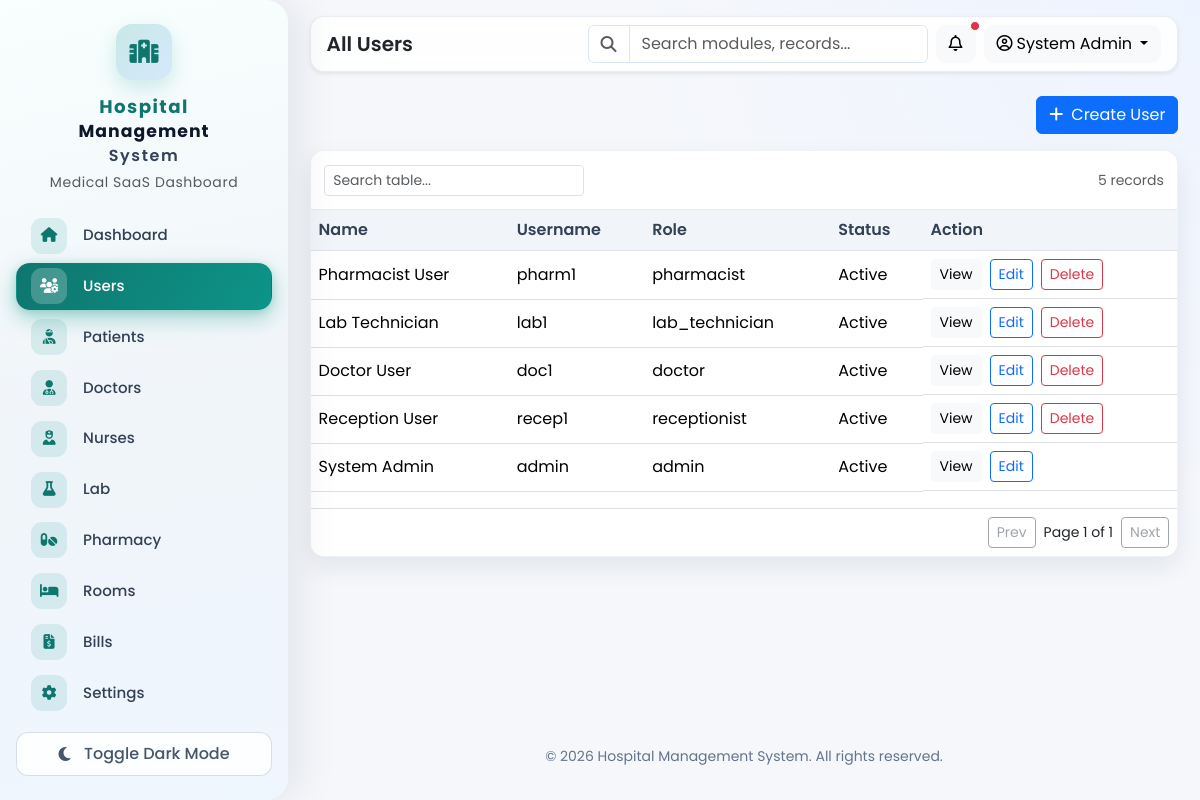
The page /admin/users.php (signed in) on the database its author committed.
### tables this page shows
CREATE TABLE users (
    id INT AUTO_INCREMENT PRIMARY KEY,
    username VARCHAR(100) UNIQUE NOT NULL,
    password_hash VARCHAR(255) NOT NULL,
    role ENUM('admin','receptionist','doctor','lab_technician','pharmacist') NOT NULL,
    full_name VARCHAR(150) NOT NULL,
    is_active TINYINT(1) DEFAULT 1,
    created_at TIMESTAMP DEFAULT CURRENT_TIMESTAMP
);

### includes/auth.php (called while the page is built, shortened)
<?php
function current_user(): ?array
{
    return $_SESSION['user'] ?? null;
}
function e(?string $value): string
{
    return htmlspecialchars((string) $value, ENT_QUOTES, 'UTF-8');
}

### admin/users.php (the view, shortened to what this page needs)
<?php
require_once __DIR__ . '/../includes/workflow.php';
$pageTitle = 'All Users';
$rows = $pdo->query("SELECT id, full_name, username, role, is_active FROM users ORDER BY id DESC")->fetchAll();
include __DIR__ . '/../includes/header.php';
?>
<div class="d-flex justify-content-end mb-3">
    <a class="btn btn-primary" href="<?= BASE_URL ?>/admin/create.php"><i class="fa-solid fa-plus me-2"></i>Create User</a>
</div>
<table>
    <tr><th>Name</th><th>Username</th><th>Role</th><th>Status</th><th>Action</th></tr>
    <?php foreach ($rows as $row): ?>
        <tr>
            <td><?= e($row['full_name']) ?></td>
            <td><?= e($row['username']) ?></td>
            <td><?= e($row['role']) ?></td>
            <td><?= (int) $row['is_active'] === 1 ? 'Active' : 'Inactive' ?></td>
            <td class="d-flex gap-2">
                <a class="btn btn-light btn-sm" href="<?= BASE_URL ?>/admin/edit.php?id=<?= (int) $row['id'] ?>">View</a>
                <a class="btn btn-outline-primary btn-sm" href="<?= BASE_URL ?>/admin/edit.php?id=<?= (int) $row['id'] ?>">Edit</a>
                <?php if ((int) $row['id'] !== (int) current_user()['id']): ?>
                    <button
                        type="button"
                        class="btn btn-outline-danger btn-sm btn-delete"
                        data-id="<?= (int) $row['id'] ?>"
                        data-action="<?= BASE_URL ?>/admin/users.php"
                        data-message="Deactivate this user account?"
                    >Delete</button>
                <?php endif; ?>
            </td>
        </tr>
    <?php endforeach; ?>
</table>
<?php include __DIR__ . '/../includes/footer.php'; ?>

### includes/header.php (shortened to what this page needs)
<?php
require_once __DIR__ . '/auth.php';
$user = current_user();
$pageTitle = $pageTitle ?? APP_NAME;
?>
<!doctype html>
<html lang="en">
<head>
    <link href="https://cdn.jsdelivr.net/npm/bootstrap@5.3.3/dist/css/bootstrap.min.css" rel="stylesheet">
    <link rel="stylesheet" href="https://cdnjs.cloudflare.com/ajax/libs/font-awesome/6.5.2/css/all.min.css">
    <link rel="stylesheet" href="<?= BASE_URL ?>/assets/css/style.css">
</head>
<body data-bs-theme="light">
<div class="app-layout app-layout-dashboard" id="appShell">
    <?php include __DIR__ . '/sidebar.php'; ?>
    <main class="main-content flex-grow-1">
        <header class="topbar app-topbar card border-0 shadow-sm mb-4">
            <div class="card-body py-2 px-3 d-flex flex-wrap align-items-center gap-3 justify-content-between">
                <div class="d-flex align-items-center gap-2">
                    <h1 class="h5 mb-0 fw-semibold"><?= e($pageTitle) ?></h1>
                </div>
                <div class="d-flex align-items-center gap-2 flex-grow-1 justify-content-end">
                    <div class="input-group top-search d-none d-md-flex">
                        <span class="input-group-text bg-white"><i class="fa-solid fa-magnifying-glass text-muted"></i></span>
                        <input type="search" class="form-control" placeholder="Search modules, records...">
                    </div>
                    <button class="btn btn-light position-relative top-icon-btn" type="button">
                        <i class="fa-regular fa-bell"></i>
                        <span class="position-absolute top-0 start-100 translate-middle p-1 bg-danger border border-light rounded-circle"></span>
                    </button>
                    <div class="dropdown">
                        <button class="btn btn-light dropdown-toggle profile-btn" data-bs-toggle="dropdown" type="button">
                            <i class="fa-regular fa-circle-user me-1"></i><?= e($user['full_name'] ?? 'Guest') ?>
                        </button>
                    </div>
                </div>
            </div>
        </header>
        <div class="toast-container position-fixed top-0 end-0 p-3" id="toastContainer">
        </div>
        <div class="content-panel">

### includes/sidebar.php (shortened to what this page needs)
<?php
$role = current_user()['role'] ?? '';
$currentPath = parse_url($_SERVER['REQUEST_URI'] ?? '', PHP_URL_PATH) ?: '';
$appTitleWords = preg_split('/\s+/', trim(APP_NAME), -1, PREG_SPLIT_NO_EMPTY) ?: [APP_NAME];
$links = [
    'admin' => [
        ['Dashboard', '/admin/dashboard.php', 'fa-solid fa-house'],
        ['Users', '/admin/users.php', 'fa-solid fa-users-gear'],
        ['Patients', '/receptionist/view.php', 'fa-solid fa-user-injured'],
        ['Doctors', '/admin/doctors.php', 'fa-solid fa-user-doctor'],
        ['Nurses', '/admin/nurses.php', 'fa-solid fa-user-nurse'],
        ['Lab', '/lab/view.php', 'fa-solid fa-flask'],
        ['Pharmacy', '/pharmacy/view.php', 'fa-solid fa-pills'],
        ['Rooms', '/admissions/view.php', 'fa-solid fa-bed'],
        ['Bills', '/billing/view.php', 'fa-solid fa-file-invoice-dollar'],
        ['Settings', '/admin/create.php', 'fa-solid fa-cog'],
    ],
    'receptionist' => [
        ['Dashboard', '/receptionist/dashboard.php', 'fa-solid fa-house'],
        ['Patients', '/receptionist/view.php', 'fa-solid fa-user-injured'],
        ['Admissions', '/admissions/view.php', 'fa-solid fa-bed-pulse'],
        ['Billing', '/billing/view.php', 'fa-solid fa-file-invoice-dollar'],
    ],
    'doctor' => [
        ['Dashboard', '/doctor/dashboard.php', 'fa-solid fa-house'],
        ['Assigned Patients', '/doctor/view.php', 'fa-solid fa-user-injured'],
        ['Diagnose', '/doctor/view.php', 'fa-solid fa-notes-medical'],
        ['Lab Requests', '/doctor/lab_requests.php', 'fa-solid fa-flask'],
        ['Prescriptions', '/pharmacy/view.php', 'fa-solid fa-pills'],
    ],
    'lab_technician' => [
        ['Dashboard', '/lab/dashboard.php', 'fa-solid fa-house'],
        ['Pending Tests', '/lab/view.php', 'fa-solid fa-hourglass-half'],
        ['Upload Result', '/lab/view.php', 'fa-solid fa-file-medical'],
    ],
    'pharmacist' => [
        ['Dashboard', '/pharmacy/dashboard.php', 'fa-solid fa-house'],
        ['Medical', '/pharmacy/medical.php', 'fa-solid fa-pills'],
        ['Prescriptions', '/pharmacy/view.php', 'fa-solid fa-prescription-bottle-medical'],
        ['Dispense', '/pharmacy/dispense.php', 'fa-solid fa-hand-holding-medical'],
    ],
];
?>
<aside class="sidebar offcanvas-lg offcanvas-start border-0" tabindex="-1" id="appSidebar" aria-labelledby="appSidebarLabel">
    <div class="offcanvas-body d-flex flex-column p-0 sidebar-body">
        <div class="sidebar-brand d-none d-lg-flex flex-column align-items-center text-center px-3 pt-4 pb-3 gap-3" aria-label="<?= e(APP_NAME) ?>">
            <span class="brand-icon brand-icon-wordmark" aria-hidden="true"><i class="fa-solid fa-hospital"></i></span>
            <div class="sidebar-brand-text w-100">
                <div class="sidebar-brand-wordmark">
                    <?php foreach ($appTitleWords as $word): ?>
                        <span class="sidebar-brand-line"><?= e($word) ?></span>
                    <?php endforeach; ?>
                </div>
                <span class="sidebar-brand-meta small text-muted d-block mt-2 mb-0">Medical SaaS Dashboard</span>
            </div>
        </div>
        <nav class="sidebar-nav-scroll nav nav-pills flex-column gap-1 px-3 flex-grow-1" aria-label="Main navigation">
            <?php foreach ($links[$role] ?? [] as [$label, $path, $icon]): ?>
                <?php $isActive = str_contains($currentPath, $path); ?>
                <a class="nav-link sidebar-nav-link d-flex flex-nowrap align-items-center gap-3 <?= $isActive ? 'active' : '' ?>"
                   href="<?= BASE_URL . $path ?>"
                   title="<?= e($label) ?>">
                    <span class="nav-icon flex-shrink-0" aria-hidden="true"><i class="<?= e($icon) ?>"></i></span>
                    <span class="sidebar-link-text flex-grow-1 min-w-0 text-truncate"><?= e($label) ?></span>
                </a>
            <?php endforeach; ?>
        </nav>
        <div class="sidebar-footer px-3 pb-4 pt-2 mt-auto">
            <button class="btn btn-sidebar-theme w-100" id="themeToggle" type="button">
                <i class="fa-solid fa-moon me-2" aria-hidden="true"></i><span class="sidebar-theme-label">Toggle Dark Mode</span>
            </button>
        </div>
    </div>
</aside>

### includes/footer.php (shortened to what this page needs)
        </div>
        <footer class="footer text-center py-3">
            <small>&copy; <?= date('Y') ?> <?= APP_NAME ?>. All rights reserved.</small>
        </footer>
    </main>
</div>
</body>
</html>

### rows shown on the page
users: full_name "System Admin", username "admin", role "admin", is_active "Active"
users: full_name "Pharmacist User", username "pharm1", role "pharmacist", is_active "Active"
users: full_name "Lab Technician", username "lab1", role "lab_technician", is_active "Active"
users: full_name "Doctor User", username "doc1", role "doctor", is_active "Active"
users: full_name "Reception User", username "recep1", role "receptionist", is_active "Active"

### other values the page prints
$word "Hospital"
$word "Management"
$word "System"
$label "Dashboard"
$label "Users"
$label "Patients"
$label "Doctors"
$label "Nurses"
$label "Lab"
$label "Pharmacy"
$label "Rooms"
$label "Bills"
$label "Settings"
$pageTitle "All Users"
APP_NAME "Hospital Management System"
